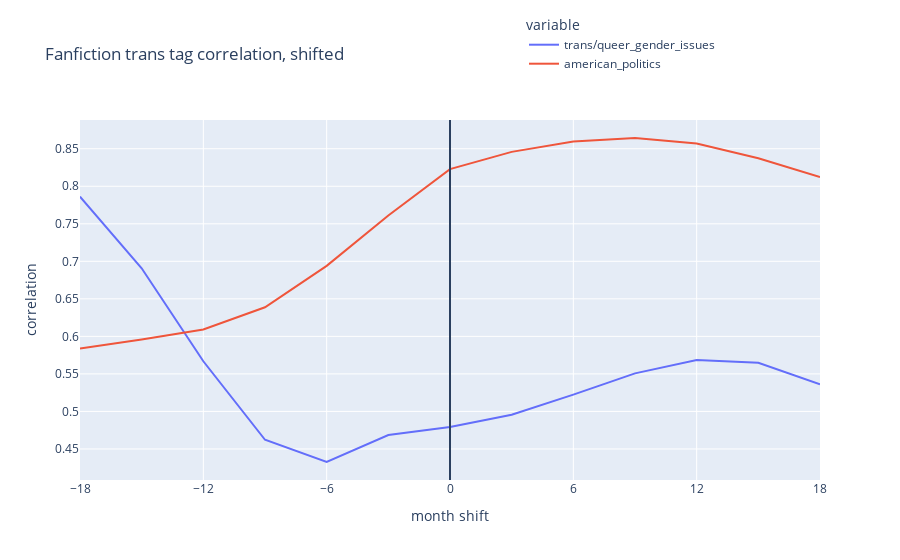

The cell this chart's notebook holds for it:
### Markdown cell above
# Shift curves, measure correlations

### Code cell
# Shift fanfiction tag probabilities
from IPython.display import display
# fanfic_cols = [col for col in merged.columns if 'proportion' in col]
# news_cols = [col for col in merged.columns if 'proportion' not in col and col !='date']
comparisons = {
    'proportion_trans': ['trans/queer_gender_issues', 'american_politics'],
    'proportion_wedding-marriage_M/M-F/F': ['law/same-sex_marriage', 'american_politics']
}
titles = {
    'proportion_trans': 'Fanfiction trans tag correlation, shifted',
    'proportion_wedding-marriage_M/M-F/F': 'Fanfiction gay marriage tag correlation, shifted',
}
save_names = {
    'proportion_trans': 'trans',
    'proportion_wedding-marriage_M/M-F/F': 'gay_marriage',
}

for col in ['proportion_trans', 'proportion_wedding-marriage_M/M-F/F']:
    selected_fanfic = []
    for shift in range(-6, 7):
#         colname = f'{col}_shift{shift*3}'
        colname = shift*3
        merged[colname] = merged[col].shift(shift)
        selected_fanfic.append(colname)
    selected_news = comparisons[col]
    corr = merged[selected_fanfic + selected_news].corr()
    display(corr.loc[selected_news, selected_fanfic])
    merged.drop(columns=colname, inplace=True)

    # Plot
    import plotly.express as px
    fig = px.line(corr.loc[selected_fanfic, selected_news], y=selected_news, title=titles[col], 
                 labels=dict(index='month shift', value='correlation'))
    fig.update_xaxes(tickvals=list(range(-18,19,6)))
    fig.update_layout(
        legend=dict(yanchor="top", y=1.3, xanchor='left', x=0.6)
    )
    fig.add_vline(x=0)
    fig.write_image(f'/projects/fanfiction_lgbtq/output/plots/{save_names[col]}_shifted.pdf')
    fig.show()

### Figure 1 — Plotly figure (JSON) as saved in the notebook; plotly's stock layout.template omitted (floating-point values rounded to 4 significant figures)
{"data": [{"hovertemplate": "variable=trans/queer_gender_issues<br>month shift=%{x}<br>correlation=%{y}<extra></extra>", "legendgroup": "trans/queer_gender_issues", "line": {"color": "#636efa", "dash": "solid"}, "mode": "lines", "name": "trans/queer_gender_issues", "orientation": "v", "showlegend": true, "type": "scatter", "x": [-18, -15, -12, -9, -6, -3, 0, 3, 6, 9, 12, 15, 18], "xaxis": "x", "y": [0.7862, 0.6907, 0.5668, 0.4622, 0.4326, 0.4685, 0.4793, 0.4956, 0.5224, 0.5507, 0.5686, 0.5647, 0.5361], "yaxis": "y"}, {"hovertemplate": "variable=american_politics<br>month shift=%{x}<br>correlation=%{y}<extra></extra>", "legendgroup": "american_politics", "line": {"color": "#EF553B", "dash": "solid"}, "mode": "lines", "name": "american_politics", "orientation": "v", "showlegend": true, "type": "scatter", "x": [-18, -15, -12, -9, -6, -3, 0, 3, 6, 9, 12, 15, 18], "xaxis": "x", "y": [0.5839, 0.5959, 0.6092, 0.6387, 0.6939, 0.761, 0.8228, 0.8458, 0.8597, 0.8643, 0.8569, 0.8372, 0.8122], "yaxis": "y"}], "layout": {"autosize": true, "legend": {"title": {"text": "variable"}, "tracegroupgap": 0, "x": 0.6, "xanchor": "left", "y": 1.3, "yanchor": "top"}, "shapes": [{"type": "line", "x0": 0, "x1": 0, "xref": "x", "y0": 0, "y1": 1, "yref": "y domain"}], "title": {"text": "Fanfiction trans tag correlation, shifted"}, "xaxis": {"anchor": "y", "autorange": true, "domain": [0, 1], "range": [-18, 18], "tickvals": [-18, -12, -6, 0, 6, 12, 18], "title": {"text": "month shift"}, "type": "linear"}, "yaxis": {"anchor": "x", "autorange": true, "domain": [0, 1], "range": [0.4086, 0.8883], "title": {"text": "correlation"}, "type": "linear"}}}
